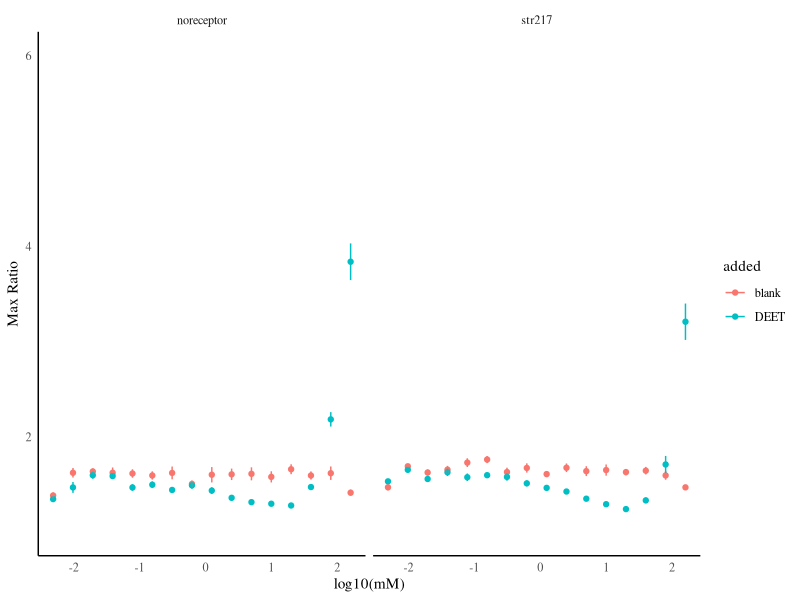
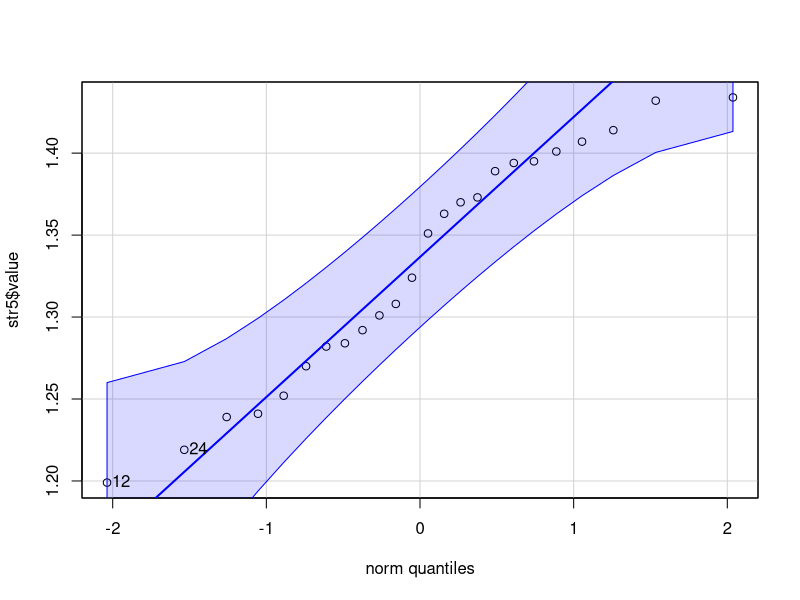
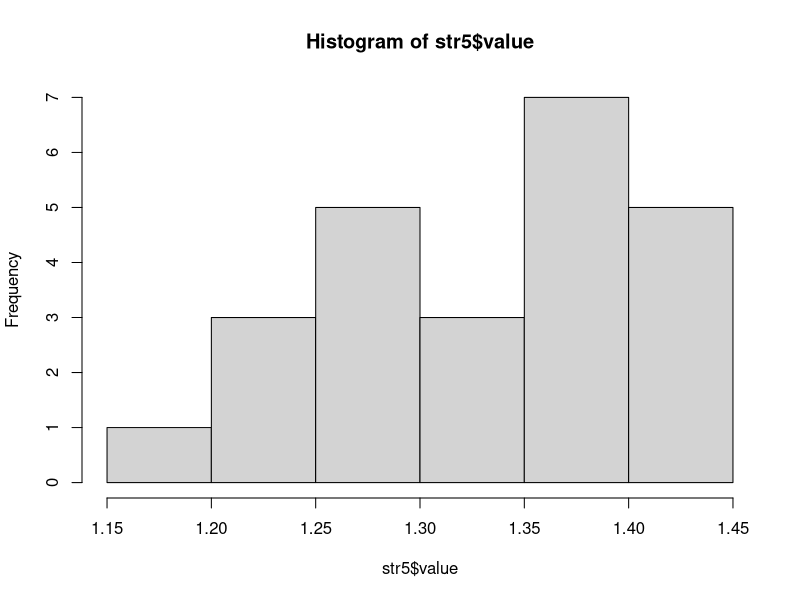
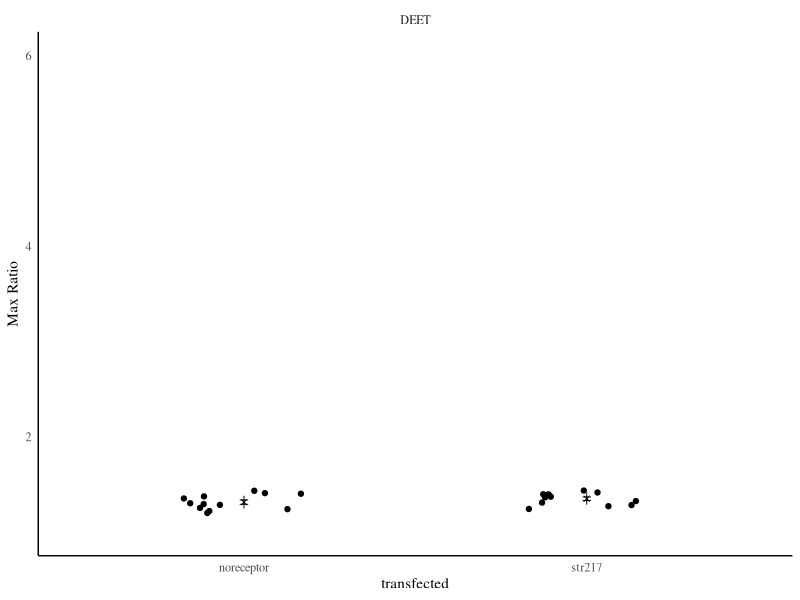

Write R code to recreate these figures, in order.
## ---- chunk 1
knitr::opts_chunk$set(echo = TRUE)
## ---- chunk 2

library(reshape)
library(reshape2)
library(plyr)
library(dplyr)
library(ggplot2)
library(ggthemes)
library(multcompView)
library(car)
## ---- chunk 3

hek <- read.csv('hek_data.csv')
hek <- hek[,2:17]
heklong <- melt(hek, id.vars=c('expt','transfected','added','mM'),variable.name='replicant',value.name='value')

str <- subset(heklong,expt=='str')

strlong <- ddply(str,c("transfected","added","mM"),summarise,mean=mean(value,na.rm=TRUE),sd=sd(value,na.rm=TRUE),N=length(value),se=(sd/(sqrt(N))))

strvar <- strlong
strvar$mM <- log10(strvar$mM)
strvar$mpe <- strvar$mean+strvar$se
strvar$mme <- strvar$mean-strvar$se

## ---- chunk 4
ggplot(strlong,aes(x=log10(mM),y=mean,color=added)) + 
geom_point() +
facet_grid(~transfected,scale='free') +
geom_segment(aes(x=strvar$mM,xend=strvar$mM,y=strvar$mme,yend=strvar$mpe)) +
theme_tufte(ticks=FALSE) + 
labs(y="Max Ratio") + 
theme(axis.line.x = element_line(),axis.line.y = element_line()) + 
ylim(1,6)
  

## ---- chunk 5

str5 <- subset(str,mM==5)
str5 <- str5[complete.cases(str5),]
str5 <- subset(str5,added!='blank')
str5summary <- ddply(str5,c('transfected'),summarize,mean=mean(value),sd=sd(value),N=length(value),se=(sd/(sqrt(N))))
str5summary$mpe <- str5summary$mean+str5summary$se
str5summary$mme <- str5summary$mean-str5summary$se

qqPlot(str5$value)
hist(str5$value)
#although the histogram is a little skewed, these data look normal enough to perform a t test

str5receptor <- subset(str5,transfected=='str217')
str5noreceptor <- subset(str5,transfected=='noreceptor')
  
t.test(str5receptor$value,str5noreceptor$value)

## ---- chunk 6
ggplot(str5,aes(x=transfected,y=value)) + 
geom_jitter(width=0.2,height=0) + 
geom_point(data=str5summary,aes(x=transfected,y=mme),shape=3) + geom_point(data=str5summary,aes(x=transfected,y=mpe),shape=3)  + geom_point(data=str5summary,aes(x=transfected,y=mean),shape=4) + 
ylim(1,6) + 
facet_grid(~added,scale='free')+
theme_tufte(ticks=FALSE) +
labs(y="Max Ratio") + 
theme(axis.line.x = element_line(),axis.line.y = element_line())
